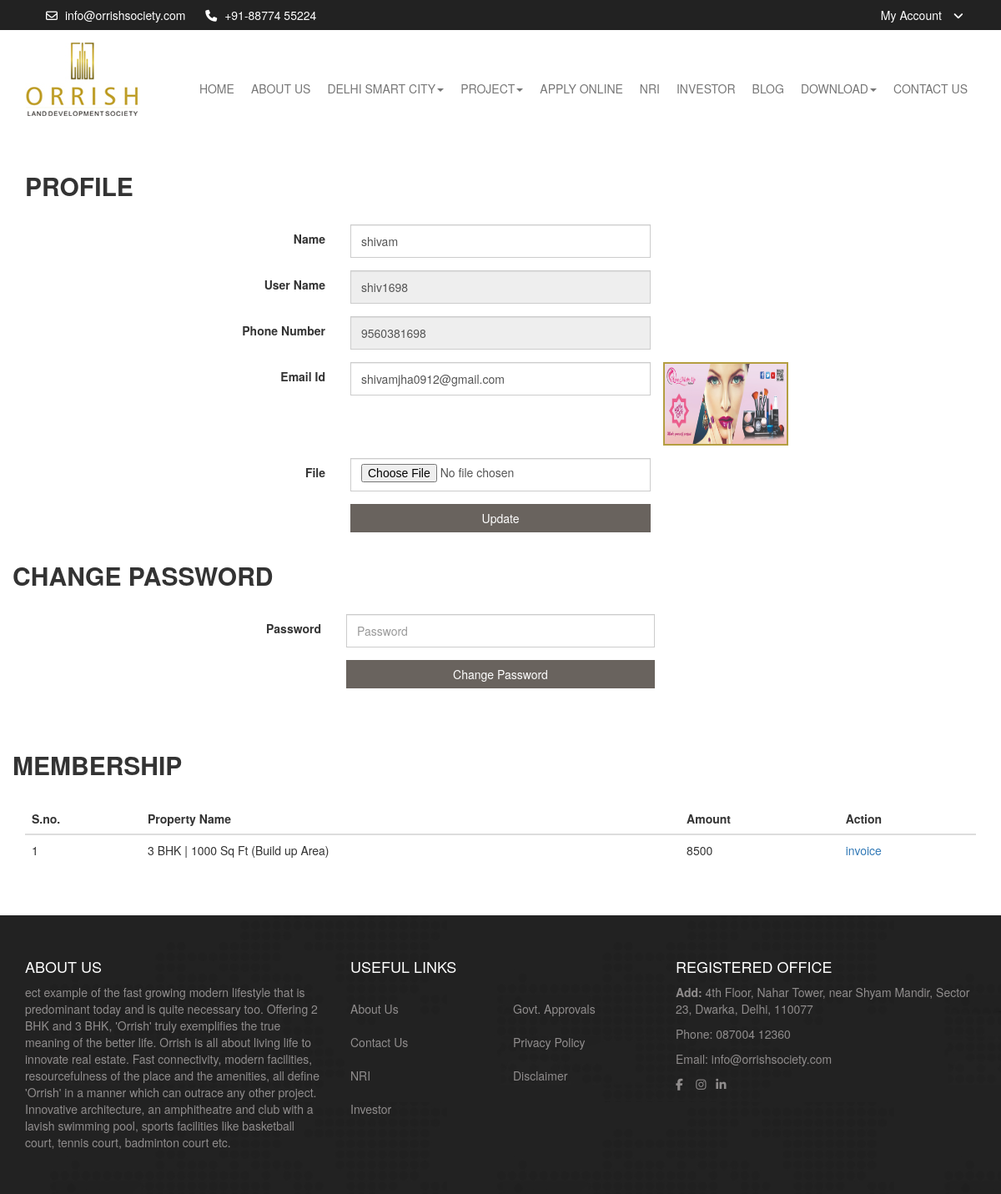
Page /profile.php (signed in) on the committed database.
### tables this page shows
CREATE TABLE `customers` (
  `id` int(11) NOT NULL,
  `name` varchar(50) NOT NULL,
  `postal` int(10) NOT NULL,
  `username` varchar(50) NOT NULL,
  `city` varchar(255) NOT NULL,
  `lastname` varchar(255) NOT NULL,
  `otp` varchar(25) NOT NULL,
  `email` varchar(50) NOT NULL,
  `image` varchar(255) NOT NULL,
  `phone` varchar(12) NOT NULL,
  `password` varchar(255) NOT NULL,
  `address` text NOT NULL,
  `date` date NOT NULL,
  `status` tinyint(1) NOT NULL
);

CREATE TABLE `membership` (
  `id` int(11) NOT NULL,
  `txn_id` varchar(50) NOT NULL,
  `member_id` int(11) NOT NULL,
  `paid_amount` int(11) NOT NULL,
  `property_id` int(11) NOT NULL,
  `payment` varchar(20) NOT NULL,
  `created_date` date NOT NULL,
  `status` tinyint(4) NOT NULL
);

CREATE TABLE `category` (
  `id` int(11) NOT NULL,
  `slug_name` varchar(255) NOT NULL,
  `image` varchar(255) NOT NULL,
  `title` varchar(50) NOT NULL,
  `description` text NOT NULL,
  `location` varchar(50) NOT NULL,
  `price` varchar(25) NOT NULL,
  `date` date NOT NULL,
  `status` tinyint(1) NOT NULL
);

### library/raso_function.php (called while the page is built, shortened)
<?php
function exeQuery($qry)
{
	$dbObj=conn1();
	return mysqli_query($dbObj,$qry);
}
function fetchAssoc($res)
{
	return mysqli_fetch_assoc($res);
}
?>

### profile.php (the view, shortened to what this page needs)
<?php
include('library/raso_function.php');
$select_membership = exeQuery("select m.*,p.*,m.id as mid,p.id as pid from ".TABLE_MEMBERSHIP." as m left join ".TABLE_PACKAGE." as p on (m.property_id=p.id) where m.member_id='".$_SESSION['user_id']."' and payment='done' ");
?>
<!DOCTYPE html>
<html lang="eng">
<head>
  <link rel="stylesheet" href="css/bootstrap.min.css">
  <link rel="stylesheet" href="css/menu.css">
  <link rel="stylesheet" href="css/banner.css">
  <link rel="stylesheet" href="css/layout.css">
</head>
<?php include('header.php');?>
<section class="section1">
<div class="container ">
<div class="row about-middle">
<div class="col-md-12"> <div class="tagline"><h1>Profile</h1></div> </div>
<div class="col-md-12">
<form class="form-horizontal" method="POST" action="" enctype="multipart/form-data">
<fieldset>
<div class="form-group">
  <label class="col-md-4 control-label" for="full_name">Name</label>
  <div class="col-md-4">
  <input id="full_name" name="name" type="text" placeholder="your full name" class="form-control input-md" value="<?php echo $res_user['name'];?>" required="">
  </div>
</div>
<div class="form-group">
  <label class="col-md-4 control-label" for="studio_name">User Name</label>
  <div class="col-md-4">
  <input id="studio_name" name="studio_name" type="text" placeholder="your yoga studio" class="form-control input-md" value="<?php echo $res_user['username'];?>" readonly>
  </div>
</div>
<div class="form-group">
  <label class="col-md-4 control-label" for="phone_number">Phone Number</label>
  <div class="col-md-4">
  <input id="phone_number" name="phone" type="text" placeholder="for setting up a demo call" class="form-control input-md" value="<?php echo $res_user['phone'];?>" readonly>
  </div>
</div>
<div class="form-group">
  <label class="col-md-4 control-label" for="email_id">Email Id</label>
  <div class="col-md-4">
  <input id="email_id" name="email" type="text" placeholder="if phone is unreachable" class="form-control input-md" value="<?php echo $res_user['email'];?>" required="">
  </div>
   <?php echo ($res_user['image']!="" and file_exists("upload/".$res_user['image']))?"<img  src='upload/".$res_user['image']."'  class='media-object'>":"";?>
</div>
<div class="form-group">
  <label class="col-md-4 control-label" for="email_id">File</label>
  <div class="col-md-4">
  <input id="email_id" name="image" type="file" class="form-control input-md">
  </div>
</div>
<div class="form-group">
  <label class="col-md-4 control-label" for="submit"></label>
  <div class="col-md-4">
    <button id="submit" type="submit" name="submit" class="btn btn-primary">Update</button>
  </div>
</div>
</fieldset>
</form>
</div>
<div class="row about-middle">
<div class="col-md-12"> <div class="tagline"><h1>Change Password</h1></div> </div>
<div class="col-md-12">
<form class="form-horizontal" method="POST" action="">
<fieldset>
<div class="form-group">
  <label class="col-md-4 control-label" for="full_name">Password</label>
  <div class="col-md-4">
  <input id="full_name" name="password" type="text" placeholder="Password" class="form-control input-md" required="">
  </div>
</div>
<div class="form-group">
  <label class="col-md-4 control-label" for="submit"></label>
  <div class="col-md-4">
    <button id="submit" type="submit" name="password_login" class="btn btn-primary">Change Password</button>
  </div>
</div>
</fieldset>
</form>
<div class="row about-middle">
<div class="col-md-12"> <div class="tagline"><h1>Membership</h1></div> </div>
<div class="col-md-12">
<div class="container">
  <table class="table table-hover">
    <thead>
      <tr>
      	<th>S.no.</th>
        <th>Property Name</th>
        <th>Amount</th>
        <th>Action</th>
      </tr>
    </thead>
    <tbody>
    	<?php
    	$i=1;
    		while($res_user = fetchAssoc($select_membership)){
    	?>
      <tr>
      	<td><?php echo $i;?></td>
        <td><?php echo $res_user['title'];?></td>
        <td><?php echo $res_user['paid_amount'];?></td>
        <td><a href="invoice.php?id=<?php echo $res_user['mid'];?>">invoice</a></td>
      </tr>
      <?php
      $i++;
      	}
      ?>
    </tbody>
  </table>
</div>
</div>
</div></div>
</section>
<?php include('footer.php');?>

### css/banner.css (style rules this page uses)
.form-control { height:40px!important; border-radius: 0px!important; }
.btn { padding: 6px 12px; margin-bottom: 0; font-size: 14px; font-weight: 400; line-height: 1.42857143; border: 1px solid transparent; border-radius: 0px!important; width: 100%; }

### css/layout.css (style rules this page uses)
.btn { background-color: #69635e; color: #FFF; }
.about-middle { margin-top: 40px; }
.about-middle .tagline h1 { font-size: 30px; font-weight: 600; margin-bottom: 30px; text-transform: uppercase; }
.media-object { width: 150px; height: 100px; border: 2px solid #b49e41; }

### rows in the picture
customers: name "shivam", studio_name "shiv1698", phone "9560381698", email "shivamjha0912@gmail.com", image (picture)
membership: category.title "3 BHK | 1000 Sq Ft (Build up Area)", paid_amount "8500"
